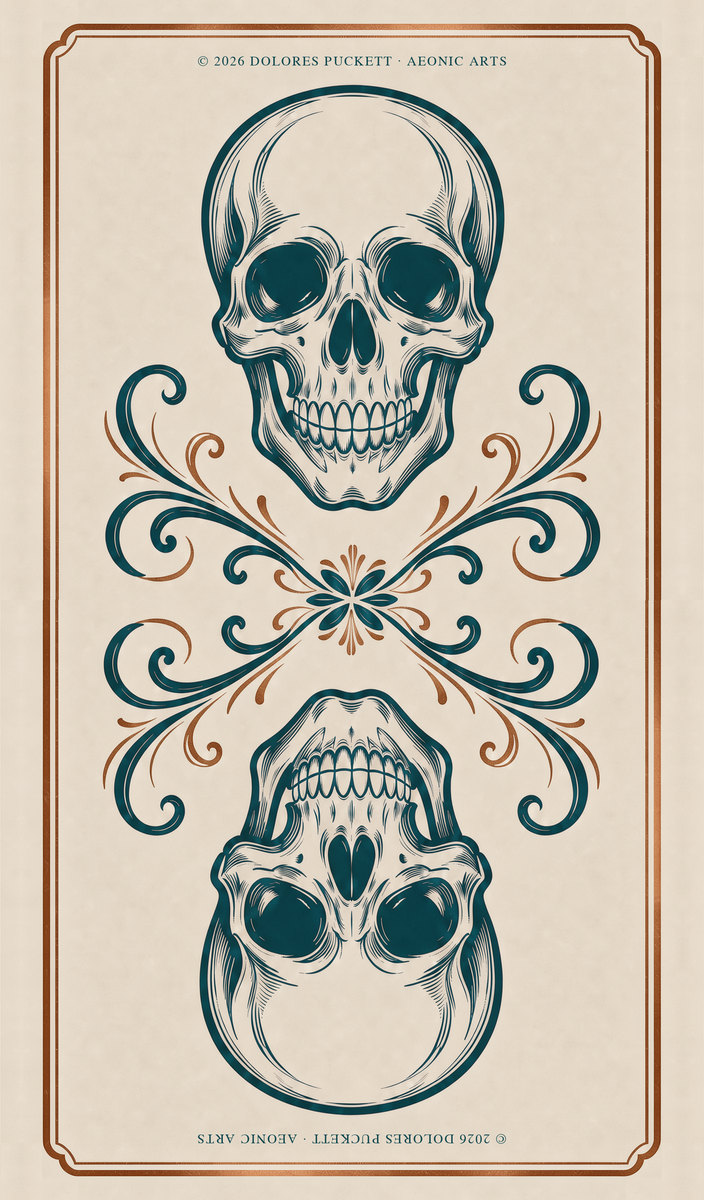
#> input picture img/card-back.jpg, 704 x 1200 px, given in place of design1_A_vesica-piscis-inked_print-with-bleed.png, which was not available
$ python sheet3.py out.png
#> lines starting #> are read from the running program, lines starting #| are printed output that depends on the picture; after the words box and inside, x2 and y2 are one past the last pixel; in counts of white or black regions, pixels touching at a corner belong together; pictures that were not available may be replaced by others from this repository, and a replacement may not be noted
import sys
from PIL import Image, ImageDraw, ImageOps
import numpy as np
OUT = sys.argv[1]; B = 41
names = ['A_vesica-piscis-inked', 'B2_new-rose', 'C2_aeonic-arts']
labels = ['A. Vesica Piscis (inked)', 'B. New rose', 'C. Aeonic Arts']
trims, zooms = [], []
for n in names:
    im = Image.open(f'{OUT}/design1_{n}_print-with-bleed.png').convert('RGB')
#> im is the input picture: PIL image 704x1200 RGB; mean R, G, B 197.3, 189.7, 175.3
    t = im.crop((B, B, im.width - B, im.height - B))
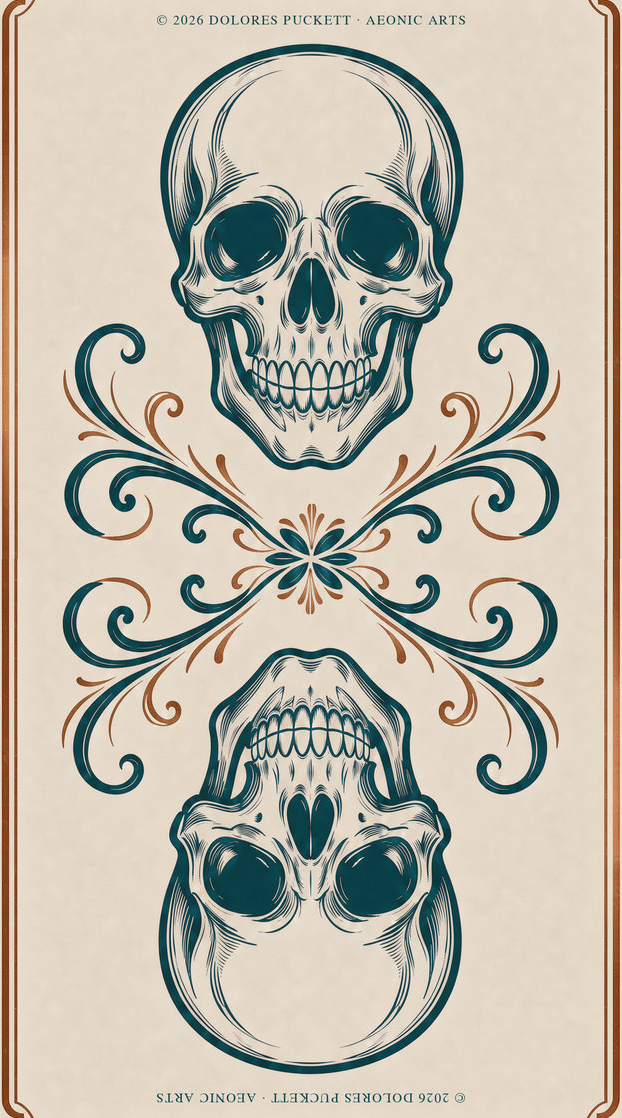
#> t: PIL image 622x1118 RGB; mean R, G, B 191.3, 185.4, 171.8
    g = np.asarray(ImageOps.grayscale(t)) < 128
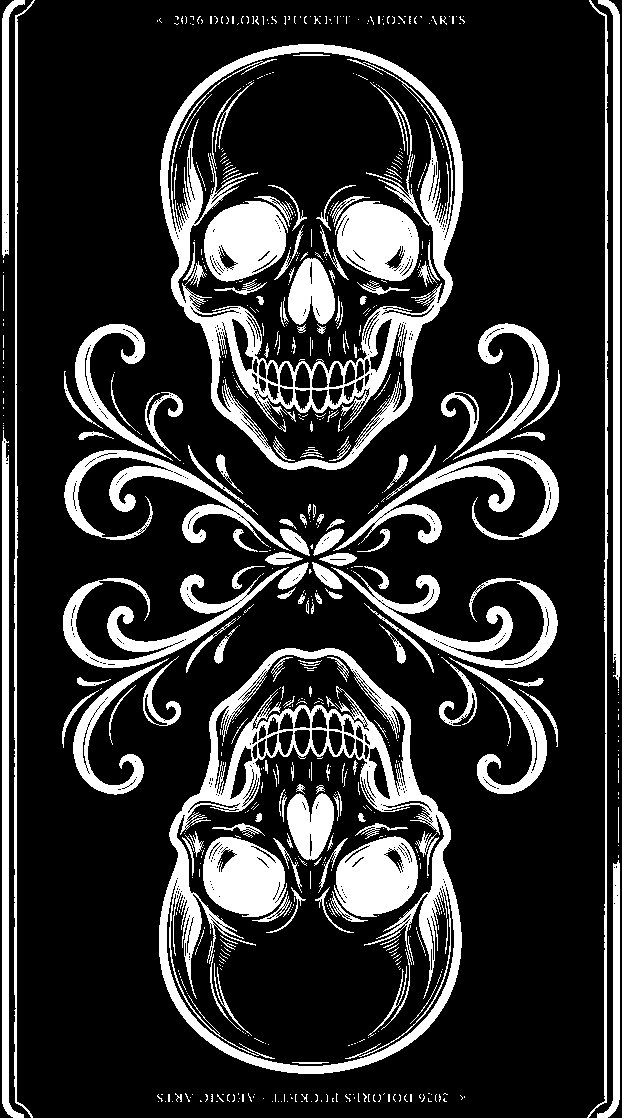
#> g: shape (1118, 622) bool; 19.3% white; 720 white regions (546 under 20 px), largest, box (x1, y1, x2, y2) and area: (159, 648, 462, 1074) 21338, (160, 44, 463, 470) 21336, (333, 450, 559, 551) 4935
    cy, cx = g.shape[0] // 2, g.shape[1] // 2
#> cy = 559; cx = 311
    c = g[cy - 130:cy + 130, cx - 130:cx + 130]
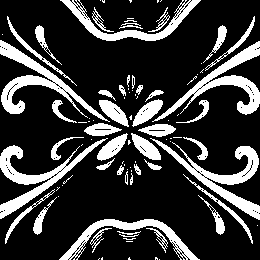
#> c: shape (260, 260) bool; 23.1% white; 94 white regions (50 under 20 px), largest, box (x1, y1, x2, y2) and area: (0, 40, 110, 122) 1823, (150, 138, 260, 220) 1823, (152, 41, 260, 122) 1767
    full = (g & g[::-1, ::-1]).sum() / (g | g[::-1, ::-1]).sum()
#> full = 1
    ctr = (c & c[::-1, ::-1]).sum() / (c | c[::-1, ::-1]).sum()
#> ctr = 1
    print(f'{n}: whole card {full:.1%} | centre area {ctr:.1%}')
#| A_vesica-piscis-inked: whole card 100.0% | centre area 100.0%
#> (the run stopped early here; a loop or call above may not have finished)
